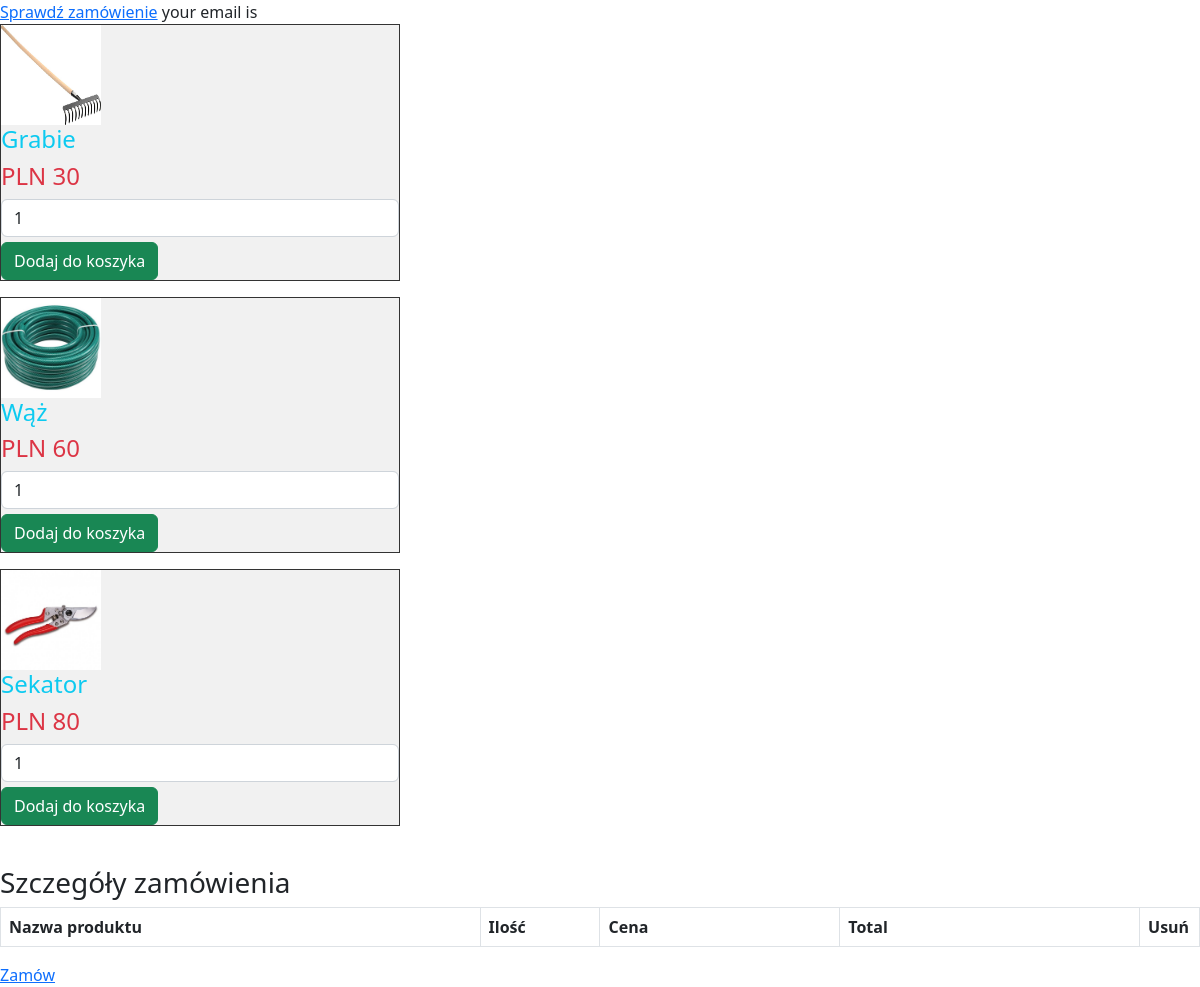
The app's page /produkty.php with its own data.
### tables this page shows
CREATE TABLE `tbl_product` (
  `id` int(11) NOT NULL,
  `name` varchar(255) NOT NULL,
  `image` varchar(255) NOT NULL,
  `price` int(65) NOT NULL
);

### produkty.php (the view, shortened to what this page needs)
<?php
$connect = mysqli_connect("localhost", "root", "", "auth");
?>
<html lang="en">
<head>
    <link href="https://cdn.jsdelivr.net/npm/bootstrap@5.2.0-beta1/dist/css/bootstrap.min.css" rel="stylesheet">
</head>
<body>
    <a href="view_order.php">Sprawdź zamówienie</a>
    <?php
echo "your email is " . $_SESSION['email'] . "<br>";
$query = "SELECT * FROM tbl_product ORDER BY id ASC";
$result = mysqli_query($connect, $query);
if(mysqli_num_rows($result) > 0)
{
    while($row = mysqli_fetch_array($result))
    {
?>
<div class="col-md-4">
<form method="post" action="produkty.php?action=add&id=<?php echo $row["id"]; ?>">
<div style="border: 1px solid #333; background-color: #f1f1f1;">
<img src="<?php echo $row["image"];?>" alt="">
<h4 class="text-info"><?php echo $row["name"];?></h4>
<h4 class="text-danger">PLN <?php echo $row["price"];?></h4>
<input type="text" name="quantity" class="form-control" value="1">
<input type="submit" name="add_to_cart" style="margin-top:5px;" class="btn btn-success" value="Dodaj do koszyka" />
</div>
</form>
</div>
<?php
    }
}
?>
<br>
<h3>Szczegóły zamówienia</h3>
<table class="table table-bordered">
    <tr>
        <th width="40%">Nazwa produktu</th>
        <th width="10%">Ilość</th>
        <th width="20%">Cena</th>
        <th width="15">Total</th>
        <th width="5%">Usuń</th>
    </tr>
</table>
<a href="produkty.php?action=order">Zamów</a>
</body>
</html>

### produkty.php (style rules this page uses)
img { height: 100px; width: 100px; }

### records on screen
tbl_product: image (picture), name "Grabie", price "30"
tbl_product: image (picture), name "Wąż", price "60"
tbl_product: image (picture), name "Sekator", price "80"
